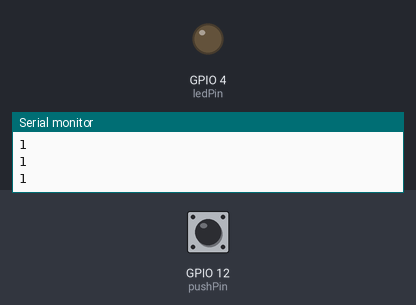
This sketch was run on a simulated ESP8266 (NodeMCU). Shown: output pins drawn as LEDs (lit = HIGH), the last lines printed to the serial monitor. The test bench sets the inputs (shaded band); at power-on: GPIO 12 (pushPin) HIGH.

Above: at 1.2 s.
1.3 s: GPIO 12 (pushPin) pulled LOW for 0.15 s
At 2.0 s:
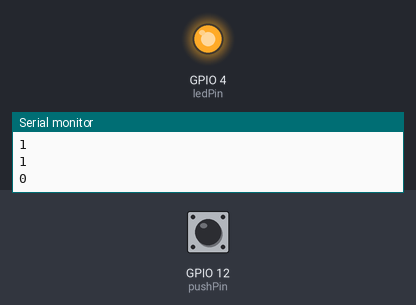
Timing chart, 0 to 4.3 s (numbered marks = the images above; inputs shaded):
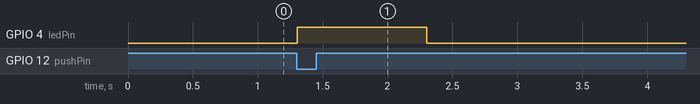

Measured:
- after the input at 1.3 s, GPIO 4 (ledPin): LOW → HIGH at once, → LOW 1.0 s later

The sketch:

blindstickbutton.ino
```cpp
#include <ESP8266WiFi.h>
#include <ThingerESP8266.h>
#include <SPI.h>
#include <ThingerWifi.h>
#define USERNAME "pulkitbhatnagar1"
#define DEVICE_ID "node"
#define DEVICE_CREDENTIAL "123456"

#define SSID "Hamarawifi"
#define SSID_PASSWORD "doomsday12"

ThingerESP8266 thing(USERNAME, DEVICE_ID, DEVICE_CREDENTIAL);
int pushPin = 12; //  Pin 6 on Node MCU   //the digital pin connected to the PIR sensor's output
int ledPin = 4;  // Pin 2 on NodeMCU
int val = 0;     // variable for reading the pin status

void setup() {
  pinMode(ledPin, OUTPUT);
  pinMode(pushPin, INPUT_PULLUP);

  int pushPin = 12; //  Pin 6 on Node MCU   //the digital pin connected to the PIR sensor's output
int ledPin = 4;  // Pin 2 on NodeMCU
int val = 0;     // variable for reading the pin status
Serial.begin(9600);

  thing.add_wifi(SSID, SSID_PASSWORD);


}

void loop() {
   val = digitalRead(pushPin);
  Serial.println(val);// read input value
  if (val == LOW) {         // check if the input is HIGH (button released)
    digitalWrite(ledPin, HIGH);  // turn LED OFF
    delay(1000);
        digitalWrite(ledPin, LOW);
  thing.handle();
   thing.call_endpoint("email");
           delay(5000);
   // digitalWrite(inPin, HIGH);
  } else {
    digitalWrite(ledPin, LOW);
}
}
```
